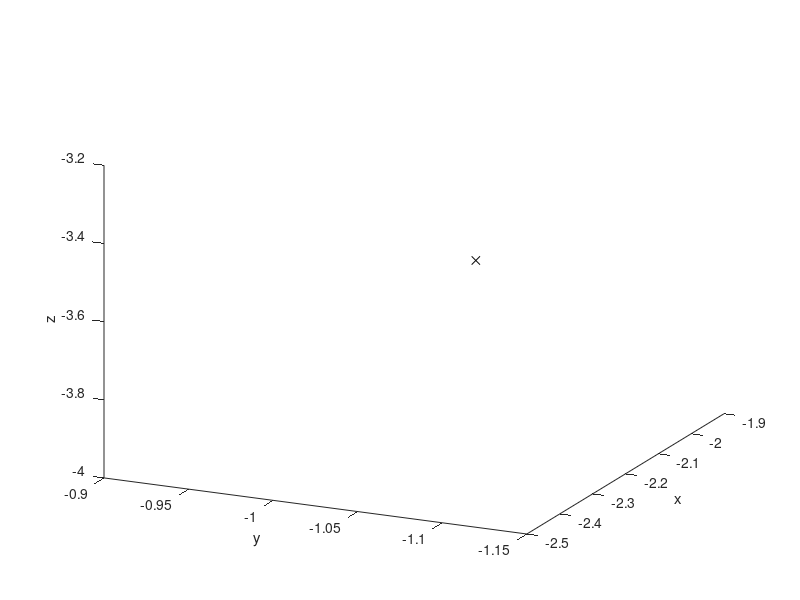

Write MATLAB code to recreate this figure. (Note: this script raises an error after producing the figure.)
% script RR_Sim_Lorenz
% A simple RK4 simulation of the Lorenz attractor.
%% Renaissance Repository, https://github.com/tbewley/RR/tree/main/Renaissance_Robotics/RR_chap07
%% Copyright 2024 by Thomas Bewley, published under BSD 3-Clause License.

clear, close all, T=100; h=0.01; x=2*randn(3,1);             % Set up simulation
plot3(x(1),x(2),x(3),'kx'); view([-65 23]); hold on          % Set up plot
xlabel('x'), ylabel('y'), zlabel('z')
for t=0:h:T
   k1=RHS(x); k2=RHS(x+h*k1/2); k3=RHS(x+h*k2/2); k4=RHS(x+h*k3);
   xnew=x+h*(k1/6+k2/3+k3/3+k4/6);
   plot3([xnew(1) x(1)],[xnew(2) x(2)],[xnew(3) x(3)]);
   x=xnew; pause(0.001);
end
%%%%%%%%
function k=RHS(x)
sig=4; b=1; rbar=3*sig*(sig+b+3)/(sig-b-1);  % Define constants for Lorenz
k=[sig*(x(2)-x(1)); -x(2)-x(1)*x(3); -b*x(3)+x(1)*x(2)-b*rbar];
end
